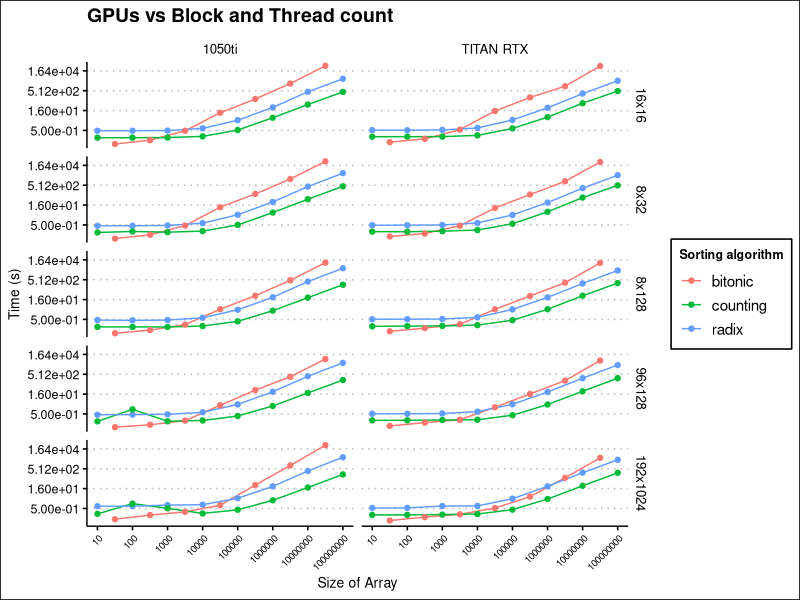
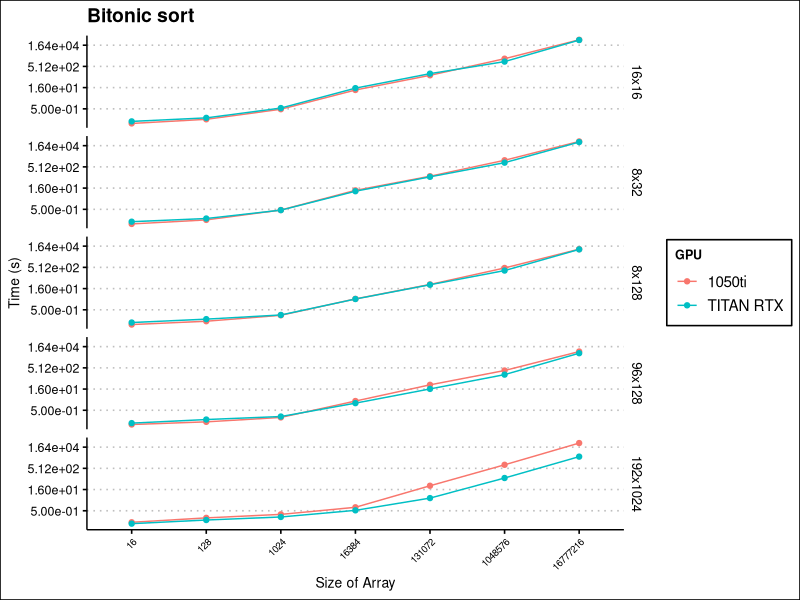
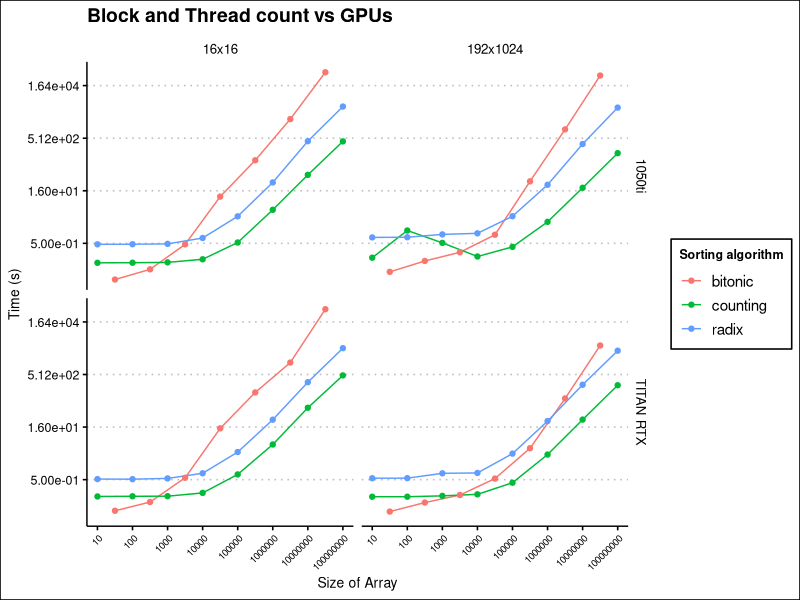
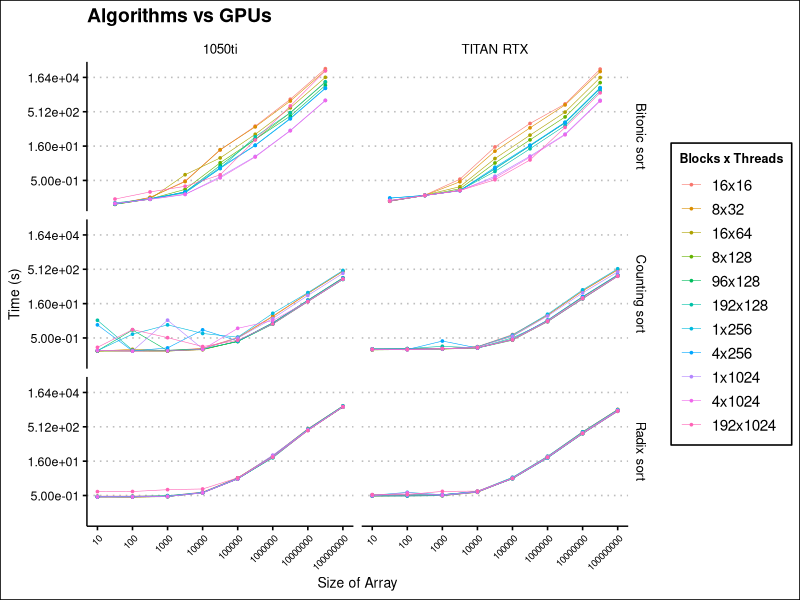
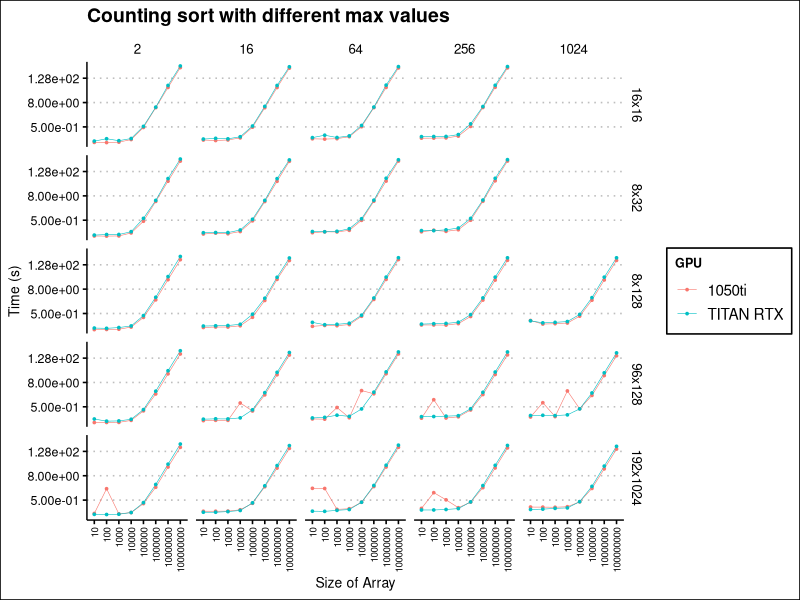
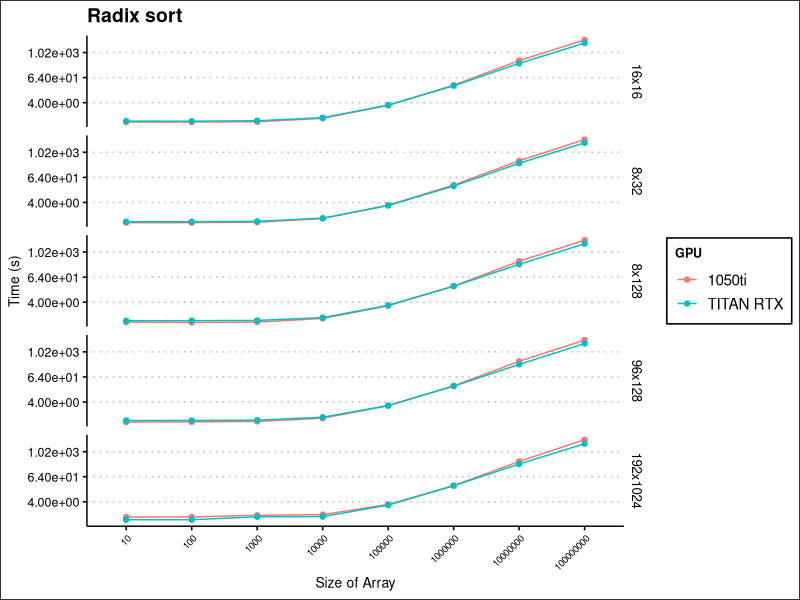

Recreate these plots in R, in order.
library(tidyr)
library(ggplot2)
library(ggthemes)
library(tibble)
library(dplyr)
library(patchwork)
library(scales)
library(forcats)

theme_set(theme_clean())
# theme_set(theme_pander())

data1 <- read.csv("./results_1.csv", header = TRUE)
data2 <- read.csv("./results_2.csv", header = TRUE)
raw_data <- rbind(data1, data2)

# data <- gather(threads, ) %>%
# data <- gather(data, variable, value, sddm_time, diag_max_time, create_time, b_min_reduce_time) %>%
# data <- pivot_longer(data, c(sddm_time, diag_max_time, create_time, b_min_reduce_time, b_min_critical_time, b_min_tree_time), names_to = "variable", values_to = "value") %>%

# threads <- gather(data, variable, value, sddm_time, diag_max_time, create_time, b_min_reduce_time) %>%
# data <- gather(data, variable, value, limit) %>%
#     select(variable, value, threads)

# data <- data[data$elements > 10000, ]

facet_labs <- c(
    "radix" = "Radix sort",
    "bitonic" = "Bitonic sort",
    "counting" = "Counting sort",
    "1050ti" = "1050ti",
    "TITAN RTX" = "TITAN RTX",
    "16x16" = "16x16",
    "8x32" = "8x32",
    "16x64" = "16x64",
    "8x128" = "8x128",
    "96x128" = "96x128",
    "192x128" = "192x128",
    "1x256" = "1x256",
    "4x256" = "4x256",
    "1x1024" = "1x1024",
    "4x1024" = "4x1024",
    "192x1024" = "192x1024",
    "2" = "2",
    "16" = "16",
    "64" = "64",
    "256" = "256",
    "1024" = "1024"
)

my_theme <- theme(legend.title = element_text(size=9))
x_theme <- theme(
    axis.text.x = element_text(
        angle = 45,
        vjust = 1,
        hjust = 1,
        size = 7
    )
    # ,axis.title.y = element_text(
    #     size = 10
    #     vjust = 1.5
    # )
)

x_scale <- scale_x_discrete(breaks = c("10", "100", "1000", "10000", "100000", "1000000", "10000000", "100000000"))
y_scale <- scale_y_continuous(trans = "log2", labels = scientific)

raw_data$method <- factor(raw_data$method)
raw_data$size <- factor(raw_data$size)
raw_data$blocks <- factor(raw_data$blocks)
raw_data$threads <- factor(raw_data$threads)
raw_data$gpu <- factor(raw_data$gpu)
raw_data$block_threads <- with(raw_data, interaction(blocks, threads, sep = "x"))

data1 <- raw_data[raw_data$max_value %in% c(256, -1), ]
data1$max_value <- factor(data1$max_value)

data1 <- data1[data1$block_threads %in% c("16x16", "8x32", "8x128", "96x128", "192x1024"), ]


graph_all <- ggplot(data = data1,
                    aes(x = size, y = time, color = method, group = method)) +
    facet_grid(block_threads ~ gpu, labeller = as_labeller(facet_labs)) +
    # facet_grid(gpu ~ block_threads) +
    # geom_smooth(method = "glm") +
    geom_line() +
    geom_point() +
    y_scale +
    x_scale +
    labs(y = "Time (s)", x = "Size of Array",
        color = "Sorting algorithm", title = "GPUs vs Block and Thread count") +
    my_theme + x_theme

data2 <- raw_data[raw_data$max_value %in% c(256, -1), ]
data2 <- data2[data2$block_threads %in% c("16x16", "192x1024"),]

graph_blocks <- ggplot(data = data2,
                    aes(x = size, y = time, color = method, group = method)) +
    # facet_grid(block_threads ~ gpu) +
    facet_grid(gpu ~ block_threads, labeller = as_labeller(facet_labs)) +
    # geom_smooth(method = "glm") +
    geom_line() +
    geom_point() +
    y_scale +
    x_scale +
    labs(y = "Time (s)", x = "Size of Array",
        color = "Sorting algorithm", title = "Block and Thread count vs GPUs") +
    my_theme + x_theme

data21 <- raw_data[raw_data$max_value %in% c(256, -1), ]
# data21 <- data21[data21$block_threads %in% c("16x16", "192x1024"),]

graph_blocks1 <- ggplot(data = data21,
                    aes(x = size, y = time, color = block_threads, group = block_threads)) +
    # facet_grid(block_threads ~ gpu) +
    facet_grid(method ~ gpu, labeller = as_labeller(facet_labs)) +
    # geom_smooth(method = "glm") +
    geom_line(size=0.2) +
    geom_point(size=0.6) +
    y_scale +
    x_scale +
    labs(y = "Time (s)", x = "Size of Array",
        color = "Blocks x Threads", title = "Algorithms vs GPUs") +
    my_theme + x_theme

data3 <- raw_data[raw_data$method == "radix", ]
data3 <- data3[data3$block_threads %in% c("16x16", "8x32", "8x128", "96x128", "192x1024"), ]

graph_radix <- ggplot(data = data3,
                    aes(x = size, y = time, color = gpu, group = gpu)) +
    # facet_grid(block_threads ~ gpu) +
    facet_grid(block_threads ~ ., labeller = as_labeller(facet_labs)) +
    # geom_smooth(method = "glm") +
    geom_line() +
    geom_point() +
    y_scale +
    labs(y = "Time (s)", x = "Size of Array",
        color = "GPU", title = "Radix sort") + my_theme + x_theme

data4 <- raw_data[raw_data$method == "counting", ]
data4$max_value <- factor(data4$max_value)
data4 <- data4[data4$block_threads %in% c("16x16", "8x32", "8x128", "96x128", "192x1024"), ]

graph_counting <- ggplot(data = data4,
                    aes(x = size, y = time, color = gpu, group = gpu)) +
    # facet_grid(block_threads ~ gpu) +
    facet_grid(block_threads ~ max_value, labeller = as_labeller(facet_labs)) +
    # geom_smooth(method = "glm") +
    geom_line(size=0.2) +
    geom_point(size=0.6) +
    y_scale +
    x_scale +
    labs(y = "Time (s)", x = "Size of Array",
        color = "GPU", title = "Counting sort with different max values") +
    theme(
        axis.text.x = element_text(
            angle = 90,
            vjust = 0.5,
            hjust = 1,
            size = 7
        )
    ) + my_theme

data5 <- raw_data[raw_data$method == "bitonic", ]
data5 <- data5[data5$block_threads %in% c("16x16", "8x32", "8x128", "96x128", "192x1024"), ]

graph_bitonic <- ggplot(data = data5,
                    aes(x = size, y = time, color = gpu, group = gpu)) +
    # facet_grid(block_threads ~ gpu) +
    facet_grid(block_threads ~ ., labeller = as_labeller(facet_labs)) +
    # geom_smooth(method = "glm") +
    geom_line() +
    geom_point() +
    y_scale +
    labs(y = "Time (s)", x = "Size of Array",
        color = "GPU", title = "Bitonic sort") + my_theme + x_theme

pdf <- FALSE

if (pdf) {
    # pdf("graphs.pdf", width = 10, height = 10)
    pdf("graphs.pdf")
    print(graph_all)
    print(graph_blocks)
    print(graph_blocks1)
    print(graph_radix)
    print(graph_counting)
    print(graph_bitonic)
    dev.off()
}
